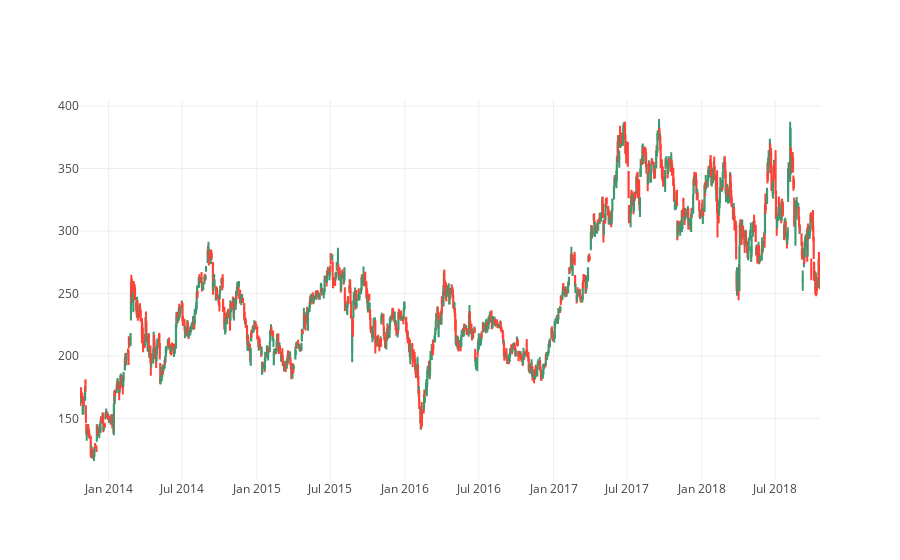

Source (notebook cell):
### Code cell
trace = go.Candlestick(x=df_tesla.index,
                       open=df_tesla.open,
                       high=df_tesla.high,
                       low=df_tesla.low,
                       close=df_tesla.close)

layout = go.Layout(
        xaxis = dict(
        rangeslider = dict(
            visible = False
        )
    )
)

data = [trace]

fig = go.Figure(data=data,layout=layout)
iplot(fig, filename='tesla_candelStick')

### Figure 1 — Plotly figure (JSON) as saved in the notebook; plotly's stock layout.template omitted (floating-point values rounded to 4 significant figures; data arrays with more than 128 entries replaced by an {"elided": "..."} marker saying what was removed)
{"data": [{"close": {"elided": "1258 float values"}, "high": {"elided": "1258 float values"}, "low": {"elided": "1258 float values"}, "open": {"elided": "1258 float values"}, "type": "candlestick", "uid": "89b446dc-d61a-11e8-8c24-acde48001122", "x": {"elided": "1258 str values"}}], "layout": {"xaxis": {"rangeslider": {"visible": false}}}}
